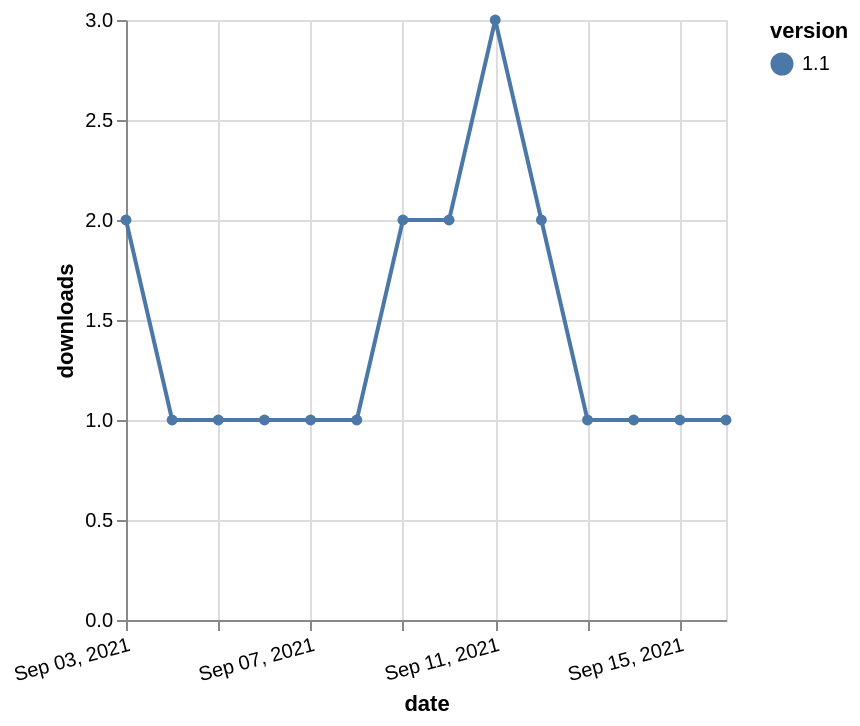

Describe this chart as a Vega-Lite specification.
### Vega-Lite specification from a JSON file in a GitHub repository (floating-point values rounded to 4 significant figures)
{"$schema": "https://vega.github.io/schema/vega-lite/v5.json", "description": "A simple bar chart with embedded data.", "data": {"values": [{"date": "2021-09-03", "total": 570, "delta": 2, "version": "1.1"}, {"date": "2021-09-04", "total": 571, "delta": 1, "version": "1.1"}, {"date": "2021-09-05", "total": 572, "delta": 1, "version": "1.1"}, {"date": "2021-09-06", "total": 573, "delta": 1, "version": "1.1"}, {"date": "2021-09-07", "total": 574, "delta": 1, "version": "1.1"}, {"date": "2021-09-08", "total": 575, "delta": 1, "version": "1.1"}, {"date": "2021-09-09", "total": 577, "delta": 2, "version": "1.1"}, {"date": "2021-09-10", "total": 579, "delta": 2, "version": "1.1"}, {"date": "2021-09-11", "total": 582, "delta": 3, "version": "1.1"}, {"date": "2021-09-12", "total": 584, "delta": 2, "version": "1.1"}, {"date": "2021-09-13", "total": 585, "delta": 1, "version": "1.1"}, {"date": "2021-09-14", "total": 586, "delta": 1, "version": "1.1"}, {"date": "2021-09-15", "total": 587, "delta": 1, "version": "1.1"}, {"date": "2021-09-16", "total": 588, "delta": 1, "version": "1.1"}]}, "width": "container", "mark": {"type": "line", "point": {"filled": true}}, "encoding": {"x": {"field": "date", "type": "temporal", "timeUnit": "yearmonthdate", "title": "date", "axis": {"labelAngle": -15}}, "y": {"field": "delta", "type": "quantitative", "title": "downloads"}, "color": {"field": "version", "type": "nominal"}, "tooltip": {"field": "delta"}}}
